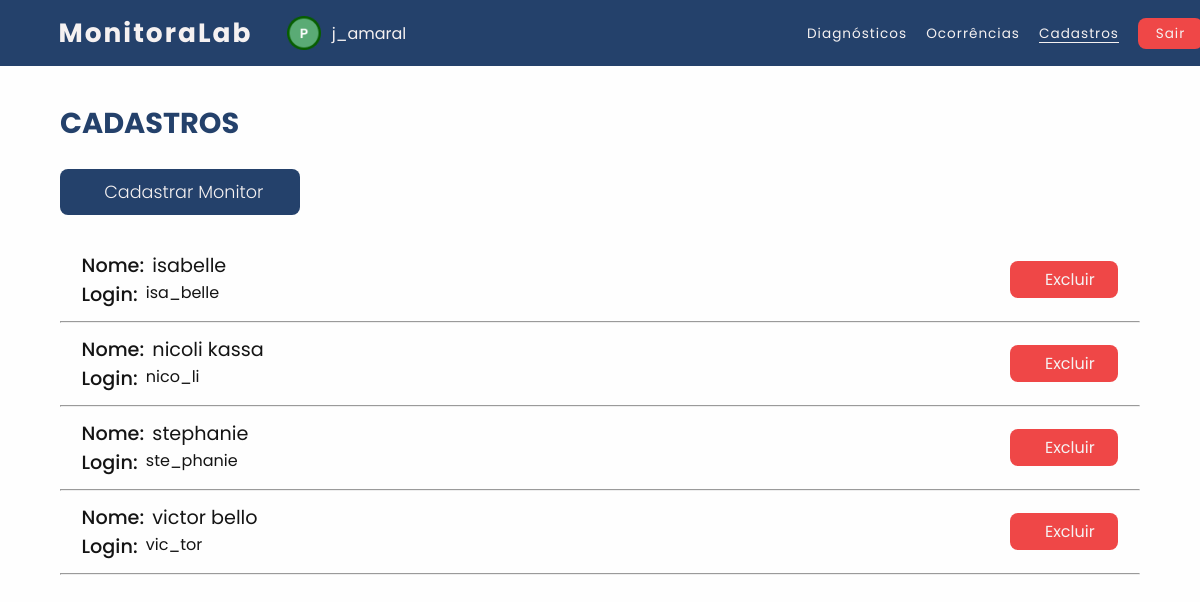
Screenshot of /usuarios/professor/monitores-cadastrados.php (signed in) with the database file from the repository.
### tables this page shows
CREATE TABLE `monitor` (
  `Login` varchar(30) NOT NULL,
  `Nome` varchar(30) NOT NULL,
  `Senha` varchar(30) NOT NULL,
  `Login_Professor` varchar(30) DEFAULT NULL
);

### usuarios/professor/monitores-cadastrados.php (the view, shortened to what this page needs)
<?php
   $conexao = ConectarBanco();
   $sql_query = $conexao->query("SELECT `Login`, `Nome` FROM `monitor`") or die ($conexao->error);
?>
<!DOCTYPE html>
<html lang="pt-br">
<head>
    <link rel="stylesheet" type="text/css" href="../../css/navbar.css"><link rel="preconnect" href="https://fonts.googleapis.com">
    <link rel="stylesheet" type="text/css" href="../../css/cadastros.css"><link rel="preconnect" href="https://fonts.googleapis.com">
    <link rel="stylesheet" href="../../css/fonte-alert.css">
    <link rel="stylesheet" type="text/css" href="../../css/icone-tema.css">
</head>
<body id="body">
    <nav>
        <h1 class="logo">MonitoraLab</h1>
        <img src="../../icons/icone-professor.png" class="icone-usuario">
        <div class="usuario"><?php echo $_SESSION['login'] ;?></div>
        <ul class="nav-professor">
            <li><a class="nav-li" href="inicio.php">Diagnósticos</a></li>
            <li><a class="nav-li" href="ocorrencias.php">Ocorrências</a></li>
            <li><a class="active" href="">Cadastros</a></li>
            <li><a class="Btn-Sair" onclick="Sair()" style="cursor: pointer;">Sair</a> </li>
        </ul>
    </nav>
    <h1 class="titulo">CADASTROS</h1>
    <a href="cadastrar-monitor.php" class="Cadastrar" id="Cadastrar">
        <div class="Btn-Cadastrar">Cadastrar Monitor</div>
    </a>
    <?php
        while ($monitor = $sql_query->fetch_assoc())
        {
    ?>
    <div class="cadastrados">
        <div class="caixa-1">
            <div class="dados">
                <div class="nome">
                    <p class="sub-titulos">Nome:</p>
                    <div class="nome-usu"><?php echo $monitor['Nome']; ?></div>
                </div>
                <div class="login">
                    <p class="sub-titulos">Login:</p>
                    <div class="login-usu" name="var-login"></div><?php echo $monitor['Login']; ?></div>
                </div>
                <a class="Btn-Excluir" onclick="ExcluirUsuario(this)" var-login="<?php echo $monitor['Login']; ?>" style="cursor: pointer;">
                    Excluir</a>
            </div>
        </div>
        <hr>
    <?php
        }
    ?>
    </body>
</html>

### css/navbar.css (style rules this page uses)
nav { background-color: var(--azul-1); color: var(--branco-1); padding: 1.1% 2%; display: flex; align-items: center; }
.logo { font-family: 'Poppins', sans-serif; font-size: 165%; font-weight: bold; letter-spacing: 2px; margin-left: 2%; }
.icone-usuario { margin-left: 3%; margin-right: 0.4%; width: 3%; }
.usuario { font-family: 'Poppins', sans-serif; font-size: 100%; margin-left: 0.5%; }
nav ul { position: absolute; margin-left: 54%; }
ul.nav-professor { position: absolute; margin-left: 64%; }
nav ul li { display: inline-block; line-height: 80%; margin-left: 15px; }
nav ul li a { color: var(--branco-1); font-family: 'Poppins', sans-serif; font-size: 85%; letter-spacing: 1px; line-height: 20%; position: relative; font-weight: 400; }
.nav-li::after { content: " "; width: 0%; height: 1px; background-color: var(--branco-1); position: absolute; bottom: 0; left: 0; transition: 0.2s ease-in-out; }
.active::after { content: " "; width: 100%; height: 1px; background-color: var(--branco-1); position: absolute; bottom: 0; left: 0; }
.Btn-Sair { background-color: var(--vermelho-1); padding: 20% 60%; border-radius: 8px; }

### css/cadastros.css (style rules this page uses)
html { min-height: 100vh; }
* { margin: 0; padding: 0; text-decoration: none; list-style: none; }
body { background: var(--fundo); }
.titulo { font-family: 'Poppins', sans-serif; color: var(--h2); margin: 3% 0 2% 5%; font-size: 180%; }
a.Cadastrar { display: flex; align-items: center; font-family: 'Poppins', sans-serif; background-color: var(--azul-1); color: var(--branco-1); padding: 0.8% 2%; margin: 2% 5% 3% 5%; border-radius: 8px; width: 16%; cursor: pointer; text-align: center; justify-content: center; }
.Btn-Cadastrar { font-size: 110%; font-weight: 300; margin-left: 4%; }
.caixa-1 { margin: 1% 5%; display: flex; justify-content: space-between; }
.dados { font-family: 'Poppins', sans-serif; width: 76%; margin-left: 2%; }
.sub-titulos { font-weight: 500; font-size: 120%; color: var(--titulo-dados); }
.nome { display: flex; }
.nome-usu { font-size: 120%; margin-left: 1%; color: var(--dados); }
.login { display: flex; color: var(--dados); }
hr { margin: 0 5%; }
.Btn-Excluir { background-color: var(--vermelho-1); color: var(--branco-1); font-family: 'Poppins', sans-serif; border-radius: 8px; float: right; cursor: pointer; width: 10%; margin: 1% 2%; display: flex; align-items: center; justify-content: center; }

### css/cores.css (style rules this page uses)
.tema-claro, :root { --azul-1: #24416B; --azul-2:#5E93E0; --branco-1: #f5f1f1; --vermelho-1: #EF4747; --vermelho-2: #d83b3b; --amarelo-1:#DDD73C; --preto-1: #000000; --cinza-1: #939393; --cinza-2: #7d7d7d4c; --cinza-3: #7d7d7d; --cinza-4: #4e4e4eb4; --preto-2: #0000001c; --preto-3: #141414; --icone: #fefefe; --fundo: #fefefe; --fundo-botao: #24416B; --h2: #24416B; --titulo-dados: #141414; --voltar: #090808; --titulo: #24416B; --dados: #141414; --ver-diag: #24416B; --caixa: #fefefe; --borda-caixa: #4e4e4eb4; --sombra: #0000001c; --texto-branco:#fefefe; --txt: #4e4e4eb4; --txt-hover: #7d7d7d4c; --miniatura:#4e4e4eb4; }
.tema-escuro, :root { --icone: #fefefe; --fundo: #091932; --fundo-botao: #091932; --h2: #fefefe; --titulo-dados: #e9e5e5; --voltar: #fefefe; --titulo: #fefefe; --dados: #fefefe; --ver-diag: #bdbdbd; --caixa: #24416B; --borda-caixa:#fefefe; --sombra: #fefefe14; --texto-branco:#fefefe; --txt: #4e4e4eb4; --miniatura: #fefefe; }

### usuarios/professor/monitores-cadastrados.php (style rules this page uses)
body { visibility: hidden; }

### rows the page displays
monitor: Nome "isabelle", Login "isa_belle"
monitor: Nome "nicoli kassa", Login "nico_li"
monitor: Nome "stephanie", Login "ste_phanie"
monitor: Nome "victor bello", Login "vic_tor"

### other values shown
$_SESSION['login'] "j_amaral"
